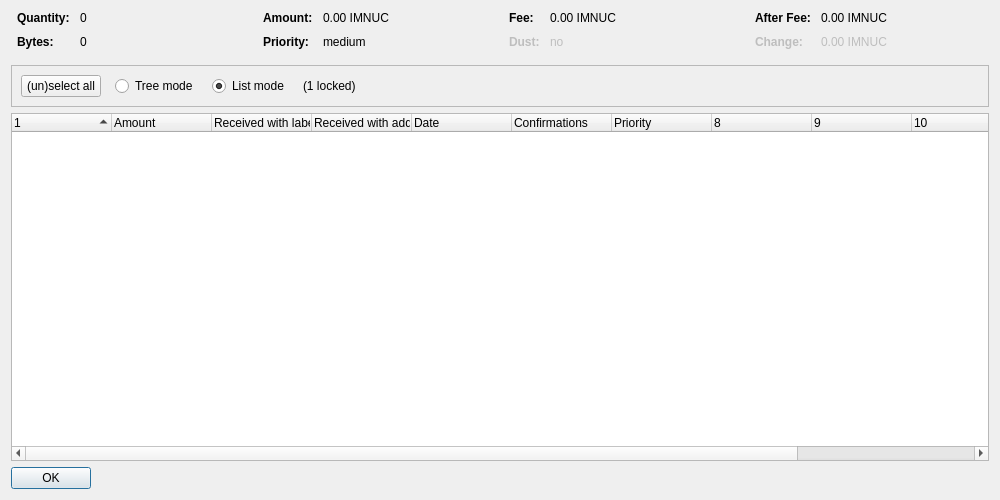
<?xml version="1.0" encoding="UTF-8"?>
<ui version="4.0">
 <class>CoinControlDialog</class>
 <widget class="QDialog" name="CoinControlDialog">
  <property name="geometry">
   <rect>
    <x>0</x>
    <y>0</y>
    <width>1000</width>
    <height>500</height>
   </rect>
  </property>
  <property name="windowTitle">
   <string>Coin Selection</string>
  </property>
  <layout class="QVBoxLayout" name="verticalLayout">
   <item>
    <layout class="QHBoxLayout" name="horizontalLayoutTop" stretch="0,0,0,0">
     <property name="topMargin">
      <number>0</number>
     </property>
     <property name="bottomMargin">
      <number>10</number>
     </property>
     <item>
      <layout class="QFormLayout" name="formLayoutCoinControl1">
       <property name="horizontalSpacing">
        <number>10</number>
       </property>
       <property name="verticalSpacing">
        <number>10</number>
       </property>
       <property name="leftMargin">
        <number>6</number>
       </property>
       <property name="rightMargin">
        <number>6</number>
       </property>
       <item row="0" column="0">
        <widget class="QLabel" name="labelCoinControlQuantityText">
         <property name="font">
          <font>
           <weight>75</weight>
           <bold>true</bold>
          </font>
         </property>
         <property name="text">
          <string>Quantity:</string>
         </property>
        </widget>
       </item>
       <item row="0" column="1">
        <widget class="QLabel" name="labelCoinControlQuantity">
         <property name="cursor">
          <cursorShape>IBeamCursor</cursorShape>
         </property>
         <property name="contextMenuPolicy">
          <enum>Qt::ActionsContextMenu</enum>
         </property>
         <property name="text">
          <string notr="true">0</string>
         </property>
         <property name="textInteractionFlags">
          <set>Qt::LinksAccessibleByMouse|Qt::TextSelectableByKeyboard|Qt::TextSelectableByMouse</set>
         </property>
        </widget>
       </item>
       <item row="1" column="0">
        <widget class="QLabel" name="labelCoinControlBytesText">
         <property name="font">
          <font>
           <weight>75</weight>
           <bold>true</bold>
          </font>
         </property>
         <property name="text">
          <string>Bytes:</string>
         </property>
        </widget>
       </item>
       <item row="1" column="1">
        <widget class="QLabel" name="labelCoinControlBytes">
         <property name="cursor">
          <cursorShape>IBeamCursor</cursorShape>
         </property>
         <property name="contextMenuPolicy">
          <enum>Qt::ActionsContextMenu</enum>
         </property>
         <property name="text">
          <string notr="true">0</string>
         </property>
         <property name="textInteractionFlags">
          <set>Qt::LinksAccessibleByMouse|Qt::TextSelectableByKeyboard|Qt::TextSelectableByMouse</set>
         </property>
        </widget>
       </item>
      </layout>
     </item>
     <item>
      <layout class="QFormLayout" name="formLayoutCoinControl2">
       <property name="horizontalSpacing">
        <number>10</number>
       </property>
       <property name="verticalSpacing">
        <number>10</number>
       </property>
       <property name="leftMargin">
        <number>6</number>
       </property>
       <property name="rightMargin">
        <number>6</number>
       </property>
       <item row="0" column="0">
        <widget class="QLabel" name="labelCoinControlAmountText">
         <property name="font">
          <font>
           <weight>75</weight>
           <bold>true</bold>
          </font>
         </property>
         <property name="text">
          <string>Amount:</string>
         </property>
        </widget>
       </item>
       <item row="0" column="1">
        <widget class="QLabel" name="labelCoinControlAmount">
         <property name="cursor">
          <cursorShape>IBeamCursor</cursorShape>
         </property>
         <property name="contextMenuPolicy">
          <enum>Qt::ActionsContextMenu</enum>
         </property>
         <property name="text">
          <string notr="true">0.00 IMNUC</string>
         </property>
         <property name="textInteractionFlags">
          <set>Qt::LinksAccessibleByMouse|Qt::TextSelectableByKeyboard|Qt::TextSelectableByMouse</set>
         </property>
        </widget>
       </item>
       <item row="1" column="0">
        <widget class="QLabel" name="labelCoinControlPriorityText">
         <property name="font">
          <font>
           <weight>75</weight>
           <bold>true</bold>
          </font>
         </property>
         <property name="text">
          <string>Priority:</string>
         </property>
        </widget>
       </item>
       <item row="1" column="1">
        <widget class="QLabel" name="labelCoinControlPriority">
         <property name="cursor">
          <cursorShape>IBeamCursor</cursorShape>
         </property>
         <property name="contextMenuPolicy">
          <enum>Qt::ActionsContextMenu</enum>
         </property>
         <property name="text">
          <string notr="true">medium</string>
         </property>
         <property name="textInteractionFlags">
          <set>Qt::LinksAccessibleByMouse|Qt::TextSelectableByKeyboard|Qt::TextSelectableByMouse</set>
         </property>
        </widget>
       </item>
      </layout>
     </item>
     <item>
      <layout class="QFormLayout" name="formLayoutCoinControl3">
       <property name="horizontalSpacing">
        <number>10</number>
       </property>
       <property name="verticalSpacing">
        <number>10</number>
       </property>
       <property name="leftMargin">
        <number>6</number>
       </property>
       <property name="rightMargin">
        <number>6</number>
       </property>
       <item row="0" column="0">
        <widget class="QLabel" name="labelCoinControlFeeText">
         <property name="font">
          <font>
           <weight>75</weight>
           <bold>true</bold>
          </font>
         </property>
         <property name="text">
          <string>Fee:</string>
         </property>
        </widget>
       </item>
       <item row="0" column="1">
        <widget class="QLabel" name="labelCoinControlFee">
         <property name="cursor">
          <cursorShape>IBeamCursor</cursorShape>
         </property>
         <property name="contextMenuPolicy">
          <enum>Qt::ActionsContextMenu</enum>
         </property>
         <property name="text">
          <string notr="true">0.00 IMNUC</string>
         </property>
         <property name="textInteractionFlags">
          <set>Qt::LinksAccessibleByMouse|Qt::TextSelectableByKeyboard|Qt::TextSelectableByMouse</set>
         </property>
        </widget>
       </item>
       <item row="1" column="0">
        <widget class="QLabel" name="labelCoinControlLowOutputText">
         <property name="enabled">
          <bool>false</bool>
         </property>
         <property name="font">
          <font>
           <weight>75</weight>
           <bold>true</bold>
          </font>
         </property>
         <property name="text">
          <string>Dust:</string>
         </property>
        </widget>
       </item>
       <item row="1" column="1">
        <widget class="QLabel" name="labelCoinControlLowOutput">
         <property name="enabled">
          <bool>false</bool>
         </property>
         <property name="cursor">
          <cursorShape>IBeamCursor</cursorShape>
         </property>
         <property name="contextMenuPolicy">
          <enum>Qt::ActionsContextMenu</enum>
         </property>
         <property name="text">
          <string notr="true">no</string>
         </property>
         <property name="textInteractionFlags">
          <set>Qt::LinksAccessibleByMouse|Qt::TextSelectableByKeyboard|Qt::TextSelectableByMouse</set>
         </property>
        </widget>
       </item>
      </layout>
     </item>
     <item>
      <layout class="QFormLayout" name="formLayoutCoinControl4">
       <property name="horizontalSpacing">
        <number>10</number>
       </property>
       <property name="verticalSpacing">
        <number>10</number>
       </property>
       <property name="leftMargin">
        <number>6</number>
       </property>
       <property name="rightMargin">
        <number>6</number>
       </property>
       <item row="0" column="0">
        <widget class="QLabel" name="labelCoinControlAfterFeeText">
         <property name="font">
          <font>
           <weight>75</weight>
           <bold>true</bold>
          </font>
         </property>
         <property name="text">
          <string>After Fee:</string>
         </property>
        </widget>
       </item>
       <item row="0" column="1">
        <widget class="QLabel" name="labelCoinControlAfterFee">
         <property name="cursor">
          <cursorShape>IBeamCursor</cursorShape>
         </property>
         <property name="contextMenuPolicy">
          <enum>Qt::ActionsContextMenu</enum>
         </property>
         <property name="text">
          <string notr="true">0.00 IMNUC</string>
         </property>
         <property name="textInteractionFlags">
          <set>Qt::LinksAccessibleByMouse|Qt::TextSelectableByKeyboard|Qt::TextSelectableByMouse</set>
         </property>
        </widget>
       </item>
       <item row="1" column="0">
        <widget class="QLabel" name="labelCoinControlChangeText">
         <property name="enabled">
          <bool>false</bool>
         </property>
         <property name="font">
          <font>
           <weight>75</weight>
           <bold>true</bold>
          </font>
         </property>
         <property name="text">
          <string>Change:</string>
         </property>
        </widget>
       </item>
       <item row="1" column="1">
        <widget class="QLabel" name="labelCoinControlChange">
         <property name="enabled">
          <bool>false</bool>
         </property>
         <property name="cursor">
          <cursorShape>IBeamCursor</cursorShape>
         </property>
         <property name="contextMenuPolicy">
          <enum>Qt::ActionsContextMenu</enum>
         </property>
         <property name="text">
          <string notr="true">0.00 IMNUC</string>
         </property>
         <property name="textInteractionFlags">
          <set>Qt::LinksAccessibleByMouse|Qt::TextSelectableByKeyboard|Qt::TextSelectableByMouse</set>
         </property>
        </widget>
       </item>
      </layout>
     </item>
    </layout>
   </item>
   <item>
    <widget class="QFrame" name="frame">
     <property name="minimumSize">
      <size>
       <width>0</width>
       <height>40</height>
      </size>
     </property>
     <property name="frameShape">
      <enum>QFrame::StyledPanel</enum>
     </property>
     <property name="frameShadow">
      <enum>QFrame::Sunken</enum>
     </property>
     <layout class="QHBoxLayout" name="horizontalLayout">
      <item>
       <layout class="QHBoxLayout" name="horizontalLayoutPanel" stretch="0,0,0,0,0">
        <property name="spacing">
         <number>14</number>
        </property>
        <item>
         <widget class="QPushButton" name="pushButtonSelectAll">
          <property name="sizePolicy">
           <sizepolicy hsizetype="Maximum" vsizetype="Fixed">
            <horstretch>0</horstretch>
            <verstretch>0</verstretch>
           </sizepolicy>
          </property>
          <property name="text">
           <string>(un)select all</string>
          </property>
          <property name="autoDefault">
           <bool>false</bool>
          </property>
         </widget>
        </item>
        <item>
         <widget class="QRadioButton" name="radioTreeMode">
          <property name="sizePolicy">
           <sizepolicy hsizetype="Maximum" vsizetype="Fixed">
            <horstretch>0</horstretch>
            <verstretch>0</verstretch>
           </sizepolicy>
          </property>
          <property name="text">
           <string>Tree mode</string>
          </property>
         </widget>
        </item>
        <item>
         <widget class="QRadioButton" name="radioListMode">
          <property name="sizePolicy">
           <sizepolicy hsizetype="Maximum" vsizetype="Fixed">
            <horstretch>0</horstretch>
            <verstretch>0</verstretch>
           </sizepolicy>
          </property>
          <property name="text">
           <string>List mode</string>
          </property>
          <property name="checked">
           <bool>true</bool>
          </property>
         </widget>
        </item>
        <item>
         <widget class="QLabel" name="labelLocked">
          <property name="text">
           <string notr="true">(1 locked)</string>
          </property>
         </widget>
        </item>
        <item>
         <spacer name="horizontalSpacer">
          <property name="orientation">
           <enum>Qt::Horizontal</enum>
          </property>
          <property name="sizeHint" stdset="0">
           <size>
            <width>40</width>
            <height>20</height>
           </size>
          </property>
         </spacer>
        </item>
       </layout>
      </item>
     </layout>
    </widget>
   </item>
   <item>
    <widget class="CoinControlTreeWidget" name="treeWidget">
     <property name="contextMenuPolicy">
      <enum>Qt::CustomContextMenu</enum>
     </property>
     <property name="sortingEnabled">
      <bool>false</bool>
     </property>
     <property name="columnCount">
      <number>12</number>
     </property>
     <attribute name="headerShowSortIndicator" stdset="0">
      <bool>true</bool>
     </attribute>
     <attribute name="headerStretchLastSection">
      <bool>false</bool>
     </attribute>
     <column>
      <property name="text">
       <string/>
      </property>
     </column>
     <column>
      <property name="text">
       <string>Amount</string>
      </property>
     </column>
     <column>
      <property name="text">
       <string>Received with label</string>
      </property>
     </column>
     <column>
      <property name="text">
       <string>Received with address</string>
      </property>
     </column>
     <column>
      <property name="text">
       <string>Date</string>
      </property>
     </column>
     <column>
      <property name="text">
       <string>Confirmations</string>
      </property>
      <property name="toolTip">
       <string>Confirmed</string>
      </property>
     </column>
     <column>
      <property name="text">
       <string>Priority</string>
      </property>
     </column>
     <column>
      <property name="text">
       <string/>
      </property>
     </column>
     <column>
      <property name="text">
       <string/>
      </property>
     </column>
     <column>
      <property name="text">
       <string/>
      </property>
     </column>
     <column>
      <property name="text">
       <string/>
      </property>
     </column>
     <column>
      <property name="text">
       <string/>
      </property>
     </column>
    </widget>
   </item>
   <item>
    <widget class="QDialogButtonBox" name="buttonBox">
     <property name="sizePolicy">
      <sizepolicy hsizetype="Maximum" vsizetype="Fixed">
       <horstretch>0</horstretch>
       <verstretch>0</verstretch>
      </sizepolicy>
     </property>
     <property name="orientation">
      <enum>Qt::Horizontal</enum>
     </property>
     <property name="standardButtons">
      <set>QDialogButtonBox::Ok</set>
     </property>
    </widget>
   </item>
  </layout>
 </widget>
 <customwidgets>
  <customwidget>
   <class>CoinControlTreeWidget</class>
   <extends>QTreeWidget</extends>
   <header>coincontroltreewidget.h</header>
  </customwidget>
 </customwidgets>
 <resources/>
 <connections/>
</ui>
